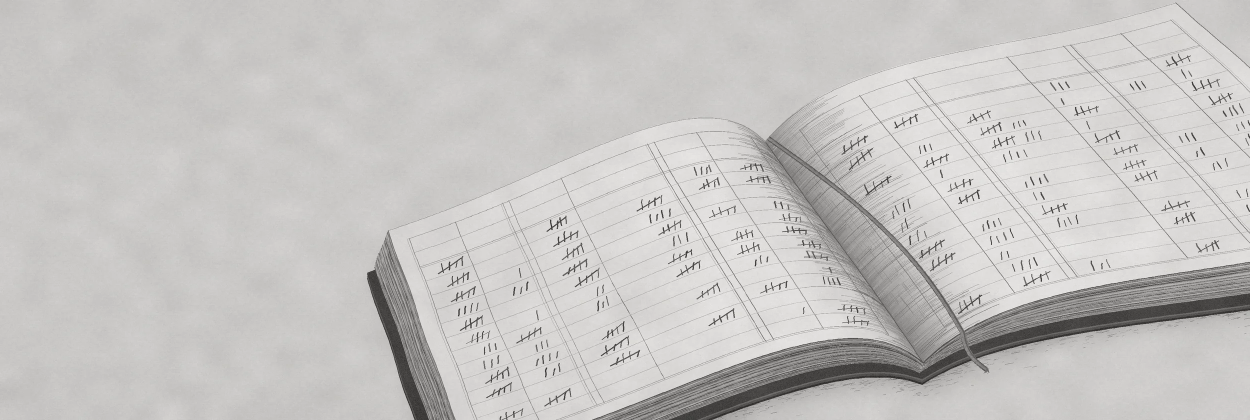
#> input picture images/banner-research.webp, 2500 x 840 px (shown at 1/2 size)
$ python image_variants.py
#> lines starting #> are read from the running program, lines starting #| are printed output that depends on the picture
"""Regenerate the banner and portrait WebPs by hand after replacing an original."""
from pathlib import Path

from PIL import Image


def generate(images):
    for original, widths in (("banner-research.webp", (960, 1440)),
                             ("banner-projects.webp", (960, 1440)),
                             ("me.jpg", (400, 563))):
        with Image.open(images / original) as source:
#> source is the input picture: PIL image 2500x840 RGB; mean R, G, B 198.6, 196.6, 195
            profile = source.info.get("icc_profile", b"")
            rgb = source.convert("RGB")
        for width in widths:
            size = (width, round(rgb.height * width / rgb.width))
            output = images / f"{Path(original).stem}-{width}.webp"
            rgb.resize(size, Image.Resampling.LANCZOS).save(output, quality=92, method=6, icc_profile=profile)
            print(f"{output.name} {size[0]} x {size[1]}")
#> this loop made 2 passes
#> pass 1, in generate, `rgb.resize(size, Image.Resampling.LANCZOS).save(output, quality=92, me..`:
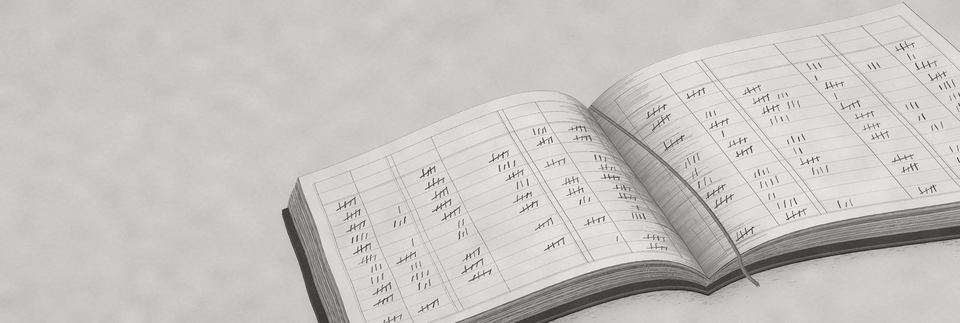
#> saved as banner-research-960.webp: PIL image 960x323 RGB; mean R, G, B 198.6, 196.6, 195
#> pass 2 of the loop in generate, `for original, widths in (("banner-research.webp", (960, 1440)),`:
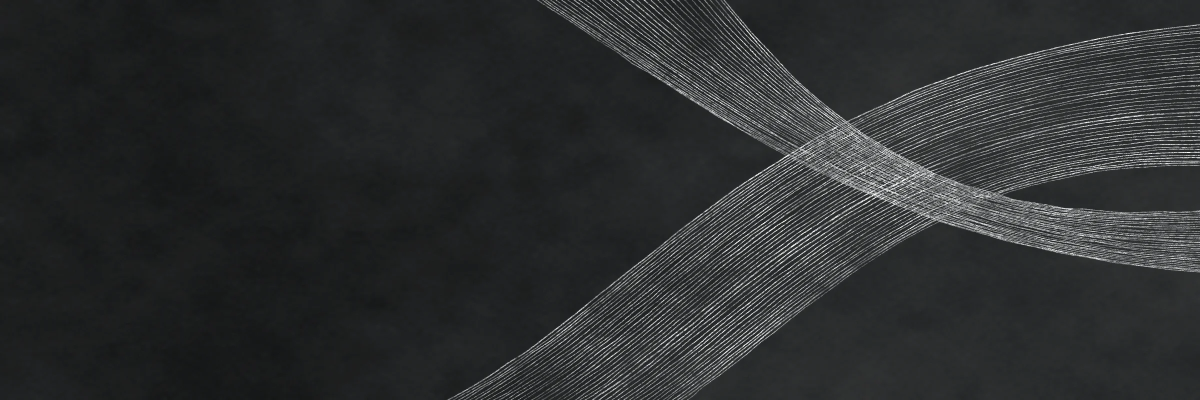
#> input picture images/banner-projects.webp, 2400 x 800 px (shown at 1/2 size)
#> in generate, source is the input picture: PIL image 2400x800 RGB; mean R, G, B 45, 47.1, 47.8
#> the loop in generate, `for width in widths:` made 2 passes
#| banner-projects-960.webp 960 x 320
#| banner-projects-1440.webp 1440 x 480
#> pass 1, in generate, `rgb.resize(size, Image.Resampling.LANCZOS).save(output, quality=92, me..`:
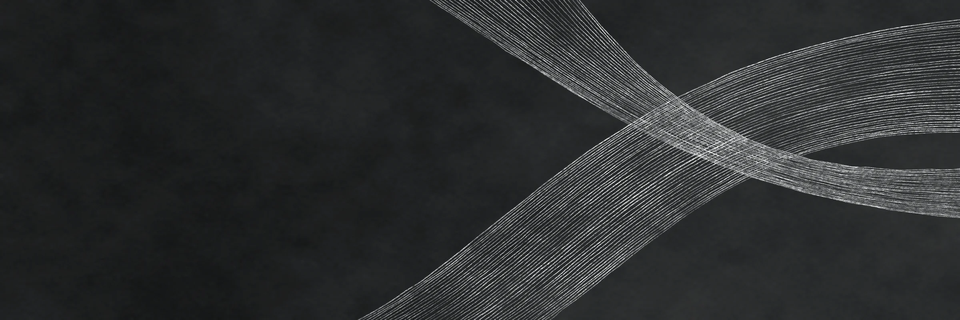
#> saved as banner-projects-960.webp: PIL image 960x320 RGB; mean R, G, B 45, 47.1, 47.7


if __name__ == "__main__":
#> (the run stopped early here; a loop or call above may not have finished)
